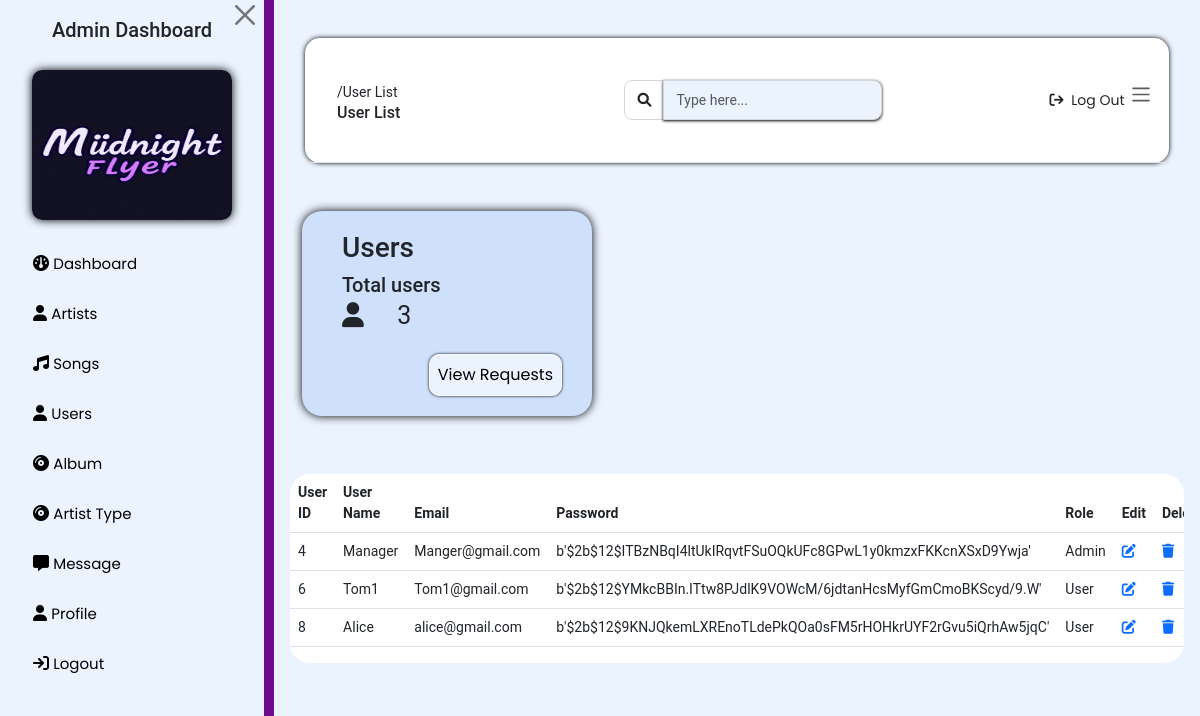
The app's page /userlist with its own data.
### tables this page shows
CREATE TABLE usertable (
UserID INTEGER primary key AUTOINCREMENT,
UserName TEXT,
Email TEXT,
Password TEXT,
Permission TEXT
);

### app.py (the view)
@app.route('/userlist')
def view_user():
    try:
        connection = sqlite3.connect("music.db")
        connection.row_factory = sqlite3.Row
        cursor = connection.cursor()
        cursor.execute("select * from usertable")
        userlist = cursor.fetchall()
        cursor.execute("select count(UserID) from usertable")
        count = cursor.fetchone()
        user_count = count[0]
        searchdata = request.args.get('searchdata')
        if searchdata:
            cursor.execute("select * from usertable where UserName like ? or Email like ?",(searchdata,searchdata))
            searchdata = cursor.fetchall()
        return render_template("usertable.html", userlist = userlist, user_count = user_count, searchdata = searchdata)
    except Exception as e:
        print(type(e).__name__)
        print(traceback.format_exc())
        return "none"

### templates/usertable.html (shortened to what this page needs)
{% extends "adminsidebar.html" %}
{% set active_page = 'view_user' %}
{% block content %}
<div class="row nav-container">
    <nav class="navbar navbar-expand px-3 border-bottom">
        <div class="navbar-collapse navbar">
            <div class="container-fluid py-4 px-3" id="search-box">
                <nav aria-label="breadcrumb">
                  <ol class="breadcrumb bg-transparent mb-0 pb-0 pt-1 px-0 me-sm-6 me-5">
                    <li class="breadcrumb-item text-sm text-dark active" aria-current="page">/User List</li>
                  </ol>
                  <h6 class="font-weight-bolder mb-0">User List</h6>
                </nav>
              </div>
        </div>
        <div class="navbar-collapse" id="navbar">
          <form action ="/searchuser" method= "POST">
            <div class="ms-md-auto d-flex">
              <div class="input-group">
                <button class="input-group-text text-body"><i class="fas fa-search" aria-hidden="true" type="submit"></i></button>
                <input type="text" class="form-control" name="searchuser" placeholder="Type here...">
              </div>
            </div>
          </form>
            <ul class="navbar-nav">
              <li class="nav-item d-flex px-1 align-items-center">
                <a href="{{url_for('logout')}}" class="nav-link text-body font-weight-bold px-0">
                  <i class="fa fa-sign-out me-sm-1"></i>
                  <span class="d-sm-inline d-none">Log Out</span>
                </a>
              </li>
              <li class="nav-item px-0 align-items-center">
                <button class="btn" id="sidebar-toggle" type="button">
                <span class="navbar-toggler-icon"></span>
                </button>
              </li>
            </ul>
          </div>
    </nav>
</div>
<div class="container-fluid py-4">
    <div class="col-xl-4 col-sm-6 mb-xl-0 mb-4 d-flex" id="card-bo">
        <div class="card flex-fill border-0 illustration">
            <div class="card-body p-0 d-flex flex-fill" id="card1">
                <div class="row g-0 w-100">
                    <div class="p-3 m-1">
                        <h3>Users</h3>
                        <h5 class="mb-0">Total users</h5>
                        <span class="icon"><i class="fa fa-user"></i></span>
                        <span class="text">{{user_count}}</span>
                    </div>
                    <div class="d-flex flex-row-reverse">
                      <a href="{{url_for('view_request')}}">
                        <button type="button" class="btn btn-light p-2" id="add-button">View Requests</button>
                      </a>
                    </div>
                </div>
            </div>
        </div>
    </div>
</div>
<div class="table-container">
    <div class="table-contain">
        <table class="table">
            <thead>
                <tr>
                    <th>User ID</th>
                    <th>User Name</th>
                    <th>Email</th>
                    <th>Password</th>
                    <th>Role</th>
                    <th> Edit </th>
                    <th> Delete </th>
                </tr>
            </thead>
            <tbody>
            {% if searchdata %}
            {% for user in searchdata %}
            <tr>
             <td> {{user['UserID']}}</td>
             <td> {{user['UserName']}}</td>
             <td> {{user['Email']}}</td>
             <td> {{user['Password']}}</td>
             <td> {{user['Permission']}}</td>
             <td><a href="/permissionupdate/{{user['UserID']}}"><i class="fas fa-edit"></i></a></td>
             <td><a href="/userdelete/{{user['UserID']}}"><i class="fas fa-trash"></i></a></td>
         </tr>
         {% endfor %}
            {% else %}
            {% for user in userlist %}
            <tr>
             <td> {{user['UserID']}}</td>
             <td> {{user['UserName']}}</td>
             <td> {{user['Email']}}</td>
             <td> {{user['Password']}}</td>
             <td> {{user['Permission']}}</td>
             <td><a href="/permissionupdate/{{user['UserID']}}"><i class="fas fa-edit"></i></a></td>
             <td><a href="/userdelete/{{user['UserID']}}"><i class="fas fa-trash"></i></a></td>
         </tr>
         {% endfor %}
            {% endif %}
            </tbody>
        </table>
    </div>
</div>
{% endblock %}

### static/css/admindashboard.css (style rules this page uses)
body { font-family: 'Roboto', sans-serif; font-size: 0.875rem; opacity: 1; overflow-y: scroll; margin: 0; }
.background-image { height: 100%; background-image: linear-gradient(to bottom right, #6E0A8F 57%, #BA0715 100%); }
a { cursor: pointer; text-decoration: none; font-family: 'Poppins', sans-serif; }
li { list-style: none; }
.navbar-expand .navbar-nav { overflow-y: auto; overflow-x: auto; min-width: fit-content; margin-left: auto; }
.card { margin-top: 24px; box-shadow: 0 0 10px black; margin-bottom: 24px; border-radius: 20px; background-color: #cee0fa; }
.nav-container { box-shadow: 0 0 5px black; margin-right: 15px; margin-left: 15px; margin-top: 30px; border-radius: 15px; background-color: white; }
.form-control { max-width: 300px; }
.form-control { display: block; width: 100%; padding: 0.5rem 0.75rem; font-size: 0.875rem; font-weight: 400; line-height: 1.4rem; color: #495057; background-color: #fff; background-clip: padding-box; border: 1px solid #d2d6da; appearance: none; border-radius: 0.5rem; transition: box-shadow 0.15s ease, border-color 0.15s ease; }
.input-group-text { display: flex; align-items: center; padding: 0.5rem 0.75rem; font-size: 0.875rem; font-weight: 400; line-height: 1.4rem; color: #344767; text-align: center; white-space: nowrap; background-color: #fff; border: 1px solid #d2d6da; border-radius: 0.5rem; }
.ms-md-auto { margin-left: 0; }
.nav-item { padding: 0; }
#sidebar-toggle { padding-right: 25px; }
.icon { font-size: 25px; }
.text { padding-left: 30px; font-size: 25px; }
.card-body { margin-left: 20px; padding-left: 20px; }
.navbar { display: flex; flex-wrap: wrap; align-items: center; justify-content: space-between; padding: var(--bs-navbar-padding-y) var(--bs-navbar-padding-x); }
#sidebar-toggle { font-size: 15px; margin: 0; padding: 0; }
.form-control { box-shadow: 0px 1px 3px black; display: block; width: 100%; padding: 0.5rem 0.75rem; font-size: 0.875rem; font-weight: 400; line-height: 1.4rem; color: #495057; background-color: #EBF3FF; background-clip: padding-box; border: 1px solid #d2d6da; appearance: none; border-radius: 0.5rem; transition: box-shadow 0.15s ease, border-color 0.15s ease; }
#add-button { border-radius: 20px; box-shadow: 0px 1px 2px black; background-color: #EBF3FF; }
.table-contain { width: auto; border-radius:20px; }
.table-container { border-radius:20px; background-color: white; margin-top: 10px; max-height: 400px; overflow-y: auto; overflow-x: auto; }
table { width: 100%; min-width: 600px; }
#add-button { box-shadow: 0 0 3px black; border-radius: 10px; margin-right: 30px; margin-bottom: 20px; width: auto; }

### records on screen
usertable: UserID "4", UserName "Manager", Email "Manger@gmail.com", Password "b'$2b$12$ITBzNBqI4ltUkIRqvtFSuOQkUFc8GPwL1y0kmzxFKKcnXSxD9Ywja'", Permission "Admin"
usertable: UserID "6", UserName "Tom1", Email "Tom1@gmail.com", Password "b'$2b$12$YMkcBBIn.ITtw8PJdlK9VOWcM/6jdtanHcsMyfGmCmoBKScyd/9.W'", Permission "User"
usertable: UserID "8", UserName "Alice", Email "alice@gmail.com", Password "b'$2b$12$9KNJQkemLXREnoTLdePkQOa0sFM5rHOHkrUYF2rGvu5iQrhAw5jqC'", Permission "User"

### other values on screen
{{ user_count }} "3"
